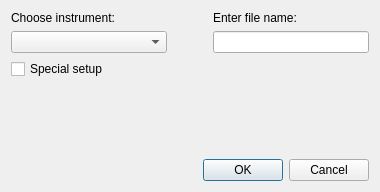
<?xml version="1.0" encoding="UTF-8"?>
<ui version="4.0">
 <class>Dialog</class>
 <widget class="QDialog" name="Dialog">
  <property name="geometry">
   <rect>
    <x>0</x>
    <y>0</y>
    <width>380</width>
    <height>192</height>
   </rect>
  </property>
  <property name="windowTitle">
   <string>New setup...</string>
  </property>
  <layout class="QVBoxLayout" name="verticalLayout_3">
   <item>
    <layout class="QHBoxLayout" name="horizontalLayoutPath" stretch="2,0,2">
     <item>
      <layout class="QVBoxLayout" name="verticalLayoutInstrument">
       <item>
        <widget class="QLabel" name="labelInstrument">
         <property name="text">
          <string>Choose instrument:</string>
         </property>
        </widget>
       </item>
       <item>
        <widget class="QComboBox" name="comboBoxInstrument"/>
       </item>
      </layout>
     </item>
     <item>
      <spacer name="horizontalSpacerPath">
       <property name="orientation">
        <enum>Qt::Horizontal</enum>
       </property>
       <property name="sizeHint" stdset="0">
        <size>
         <width>40</width>
         <height>20</height>
        </size>
       </property>
      </spacer>
     </item>
     <item>
      <layout class="QVBoxLayout" name="verticalLayoutFileName">
       <item>
        <widget class="QLabel" name="labelFileName">
         <property name="text">
          <string>Enter file name:</string>
         </property>
        </widget>
       </item>
       <item>
        <widget class="QLineEdit" name="lineEditFileName">
         <property name="enabled">
          <bool>true</bool>
         </property>
         <property name="text">
          <string/>
         </property>
        </widget>
       </item>
      </layout>
     </item>
    </layout>
   </item>
   <item>
    <layout class="QHBoxLayout" name="horizontalLayoutCheckbox">
     <item>
      <widget class="QCheckBox" name="checkBoxSpecial">
       <property name="text">
        <string>Special setup</string>
       </property>
      </widget>
     </item>
     <item>
      <spacer name="horizontalSpacerCheckbox">
       <property name="orientation">
        <enum>Qt::Horizontal</enum>
       </property>
       <property name="sizeHint" stdset="0">
        <size>
         <width>40</width>
         <height>20</height>
        </size>
       </property>
      </spacer>
     </item>
    </layout>
   </item>
   <item>
    <spacer name="verticalSpacer">
     <property name="orientation">
      <enum>Qt::Vertical</enum>
     </property>
     <property name="sizeHint" stdset="0">
      <size>
       <width>20</width>
       <height>57</height>
      </size>
     </property>
    </spacer>
   </item>
   <item>
    <widget class="QDialogButtonBox" name="buttonBox">
     <property name="orientation">
      <enum>Qt::Horizontal</enum>
     </property>
     <property name="standardButtons">
      <set>QDialogButtonBox::Cancel|QDialogButtonBox::Ok</set>
     </property>
    </widget>
   </item>
  </layout>
 </widget>
 <tabstops>
  <tabstop>buttonBox</tabstop>
  <tabstop>lineEditFileName</tabstop>
  <tabstop>comboBoxInstrument</tabstop>
  <tabstop>checkBoxSpecial</tabstop>
 </tabstops>
 <resources/>
 <connections>
  <connection>
   <sender>buttonBox</sender>
   <signal>accepted()</signal>
   <receiver>Dialog</receiver>
   <slot>accept()</slot>
   <hints>
    <hint type="sourcelabel">
     <x>248</x>
     <y>254</y>
    </hint>
    <hint type="destinationlabel">
     <x>157</x>
     <y>274</y>
    </hint>
   </hints>
  </connection>
  <connection>
   <sender>buttonBox</sender>
   <signal>rejected()</signal>
   <receiver>Dialog</receiver>
   <slot>reject()</slot>
   <hints>
    <hint type="sourcelabel">
     <x>316</x>
     <y>260</y>
    </hint>
    <hint type="destinationlabel">
     <x>286</x>
     <y>274</y>
    </hint>
   </hints>
  </connection>
 </connections>
</ui>
